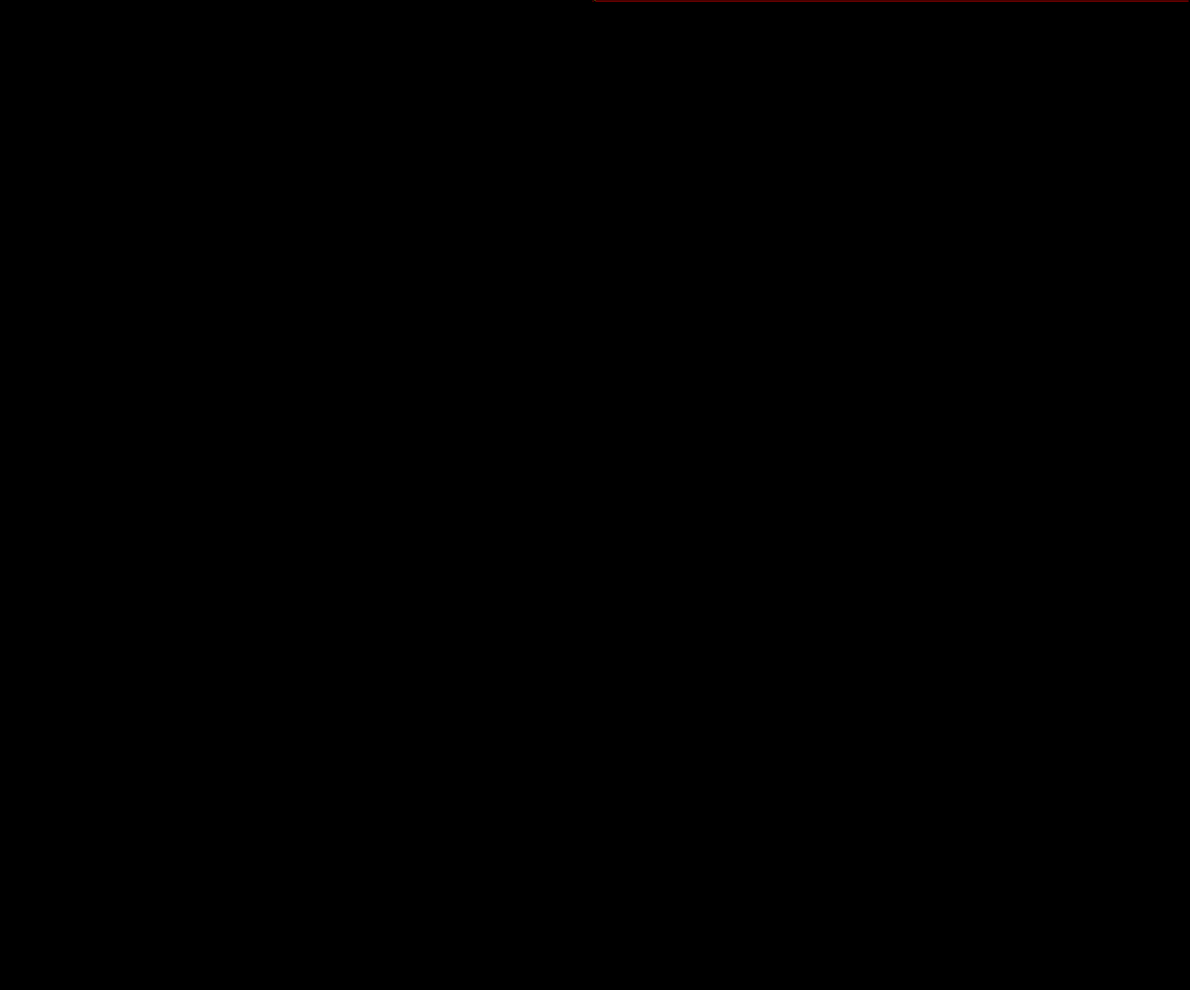
Frame 1 (no input)
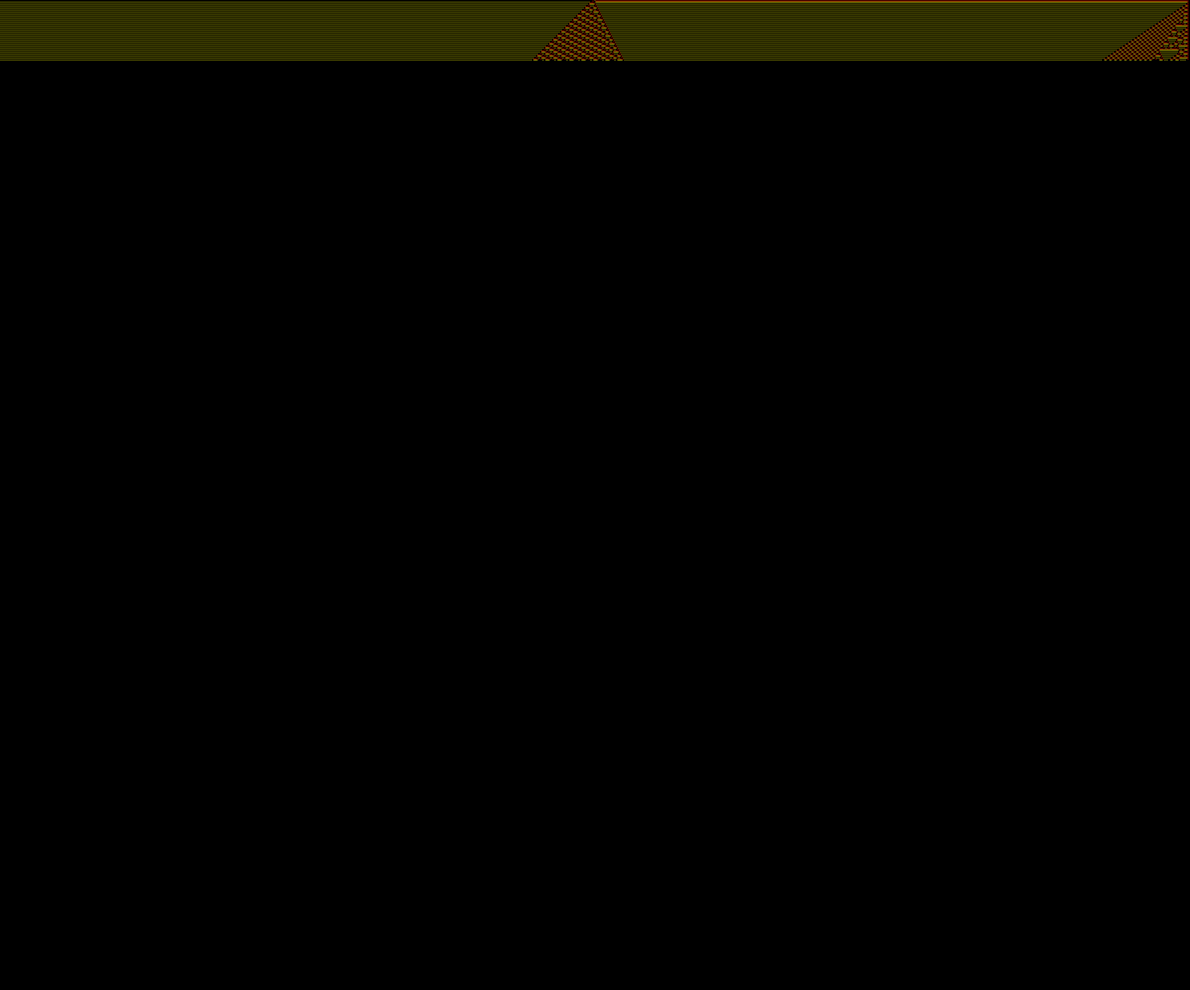
Frame 60 (no input)
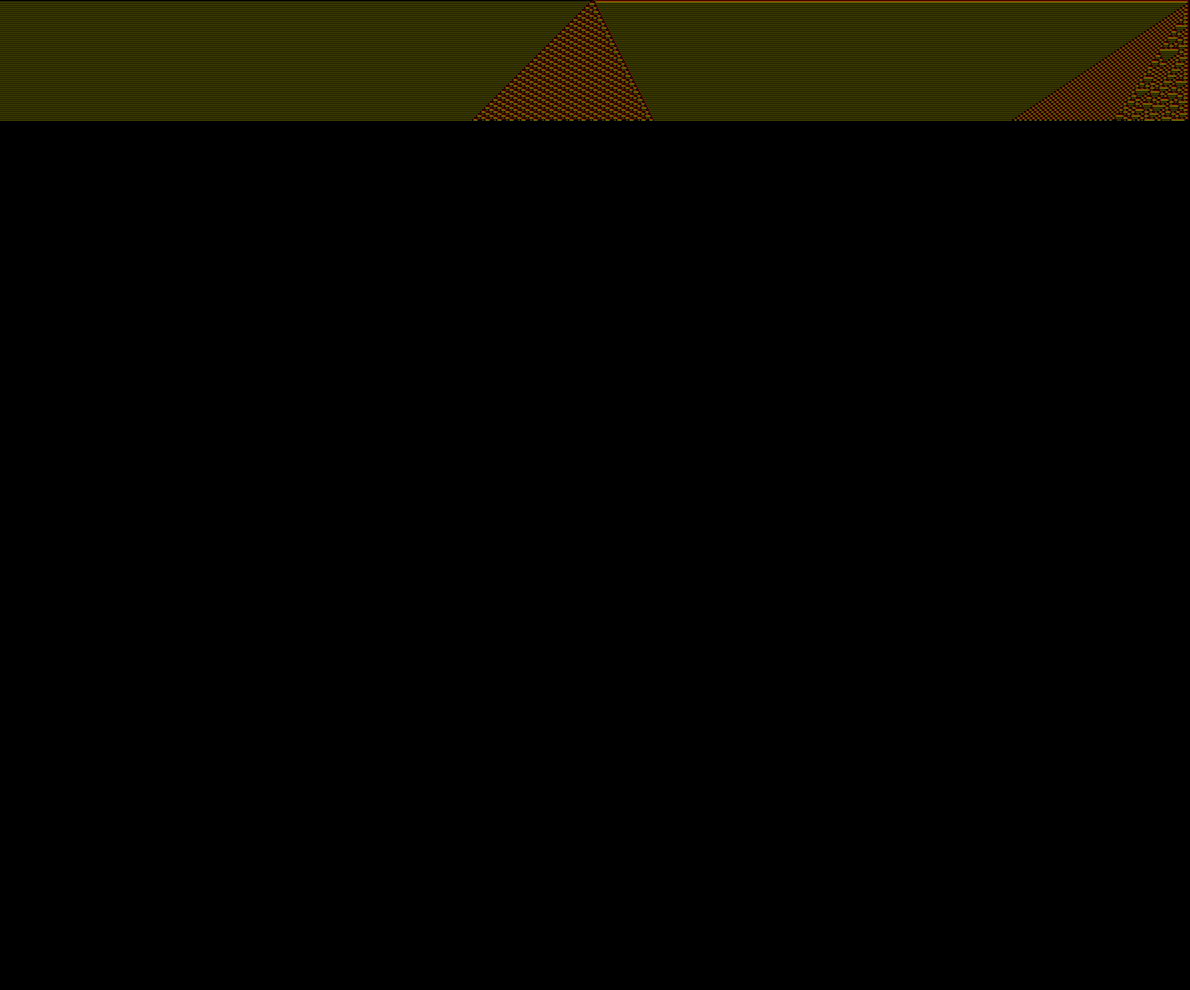
Frame 120 (the mouse pressed at the canvas centre since frame 60)

The p5.js sketch that drew these frames (run headless with seeded random() and noise() and a simulated clock; from frame 60 on, the mouse is pressed at the canvas centre):

// p5.js sketch
// ── sketch.js
let generation = 0;
//let rules = [0, 0, 0, 1, 1, 1, 1, 0]; // 30
//let rules = [1,0,1,1,0,1,1,0];  //182
let rules;
let para; // for html
let myinput;
let myinput2;

function setup() {
  para = createP(rules);
  myinput = createInput("129");
  myinput2 = createInput("30");
  myinput.style('background-color', color(255,255,0))
  myinput2.style('background-color', color(255,0,0))
  
  myinput.changed(setBinRule);
  myinput2.changed(setBinRule2);
  setBinRule();
  setBinRule2();
  createCanvas(windowWidth - 10, windowHeight - 10);
  background(0);
  stroke(255, 255, 0)
  // set the first dot in the zero generatioin   
  point(width / 2, generation);
}


function setBinRule() {
  // as Wolfram rules 0 to 255 are just binary numbers 
  // this callback function converts user input to binary. then clears and restarts animation
  let a = int(myinput.value()); // converts user input to int
  let b = a.toString(2); // converts it to binary but leading zeros, not 8 bits eg. 3 = "11"
  let mask = "00000000" // a mask to get the extra zeros
  let c = mask.slice(0, 8 - b.length); // slice to get the right number of zeros 
  // if b = "11" then c = "000000"
  let binstring = c + b;  // binary string so 3 will give 00000011 8 bits

  rules = int(binstring.split("")); // is an aray of ints so [0,0,0,0,0,0,1,1]
  console.log(rules);
  background(0);
  stroke(255, 255, 0)
  // set the first dot in the zero generatioin   
  generation = 0; // reset generation
  point(width / 2, generation);
  loop();


}


function setBinRule2() {
  // as Wolfram rules 0 to 255 are just binary numbers 
  // this callback function converts user input to binary. then clears and restarts animation
  let a = int(myinput2.value()); // converts user input to int
  let b = a.toString(2); // converts it to binary but leading zeros, not 8 bits eg. 3 = "11"
  let mask = "00000000" // a mask to get the extra zeros
  let c = mask.slice(0, 8 - b.length); // slice to get the right number of zeros 
  // if b = "11" then c = "000000"
  let binstring = c + b;  // binary string so 3 will give 00000011 8 bits

  rules2 = int(binstring.split("")); // is an aray of ints so [0,0,0,0,0,0,1,1]
  console.log(rules2);
  background(0);
  stroke(255, 255, 0)
  // set the first dot in the zero generatioin   
  generation = 0; // reset generation
  point(width / 2, generation);
  loop();


}



function draw() {
  getNextGen(); // call function
  generation++; // update generation
  para.html(generation)

  if (generation > height - 100) { // stop it 
    noLoop();

  }
}

function getNextGen() {
  //loadPixels(); // just to look, no need to update, as they are set with point.; // actuall don't need to call this
  // first look at all the pixels in the current gen
  for (let i = 1; i < width - 1; i++) { //looping through line of pixels
    let leftP = get((i - 1), generation); // get left pixel val
    let iP = get(i, generation); // get this pixel val
    let rightP = get((i + 1), generation); // get right pixel val    
    let binary = "";
    // set an empty binay number of three digits
    // left,middle,right 000 - 111 
    // this will get us the index of the which ruleset

    if (leftP[0] > 0) {
      binary += "1";
    } else {
      binary += "0";

    }
    if (iP[0] > 0) {
      binary += "1";
    } else {
      binary += "0";

    }
    if (rightP[0] > 0) {
      binary += "1";
    } else {
      binary += "0";
    }

    let minIndex = parseInt(binary, 2);
    let index = 7 - minIndex
    if (generation%2 != 0 && rules[index] === 1) {
      stroke(255,255,0);
      point(i, (generation + 1));
     // print("boop");


    }
    if (generation%2 == 0 && rules2[index] === 1) {
      stroke(255,0,0);
      point(i, (generation + 1));
      // print("bonk");

    }

  }
}


/* 
   // as Wolfram rules are just binary numbers
   // eg rule 30 = 00011110  is just 30 in binary
   
   // lather in the code will need to get a reverse index
   // the values at indexes which are reversed
   // example: 111 give us the first rule sent which is
   // held in index 0 and binary 111 is 7 so we much subtract
   // to get the right index. 
    
  */
// ── style.css
html, body {
  margin: 0;
  padding: 0;
  background:#2a3f88;
  text-align: center;
  
}
canvas {
  display: block;
}
